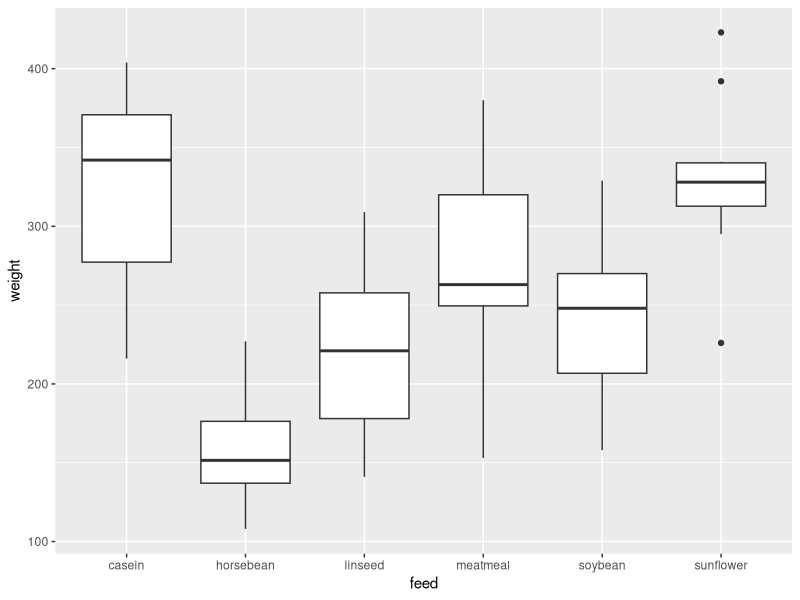
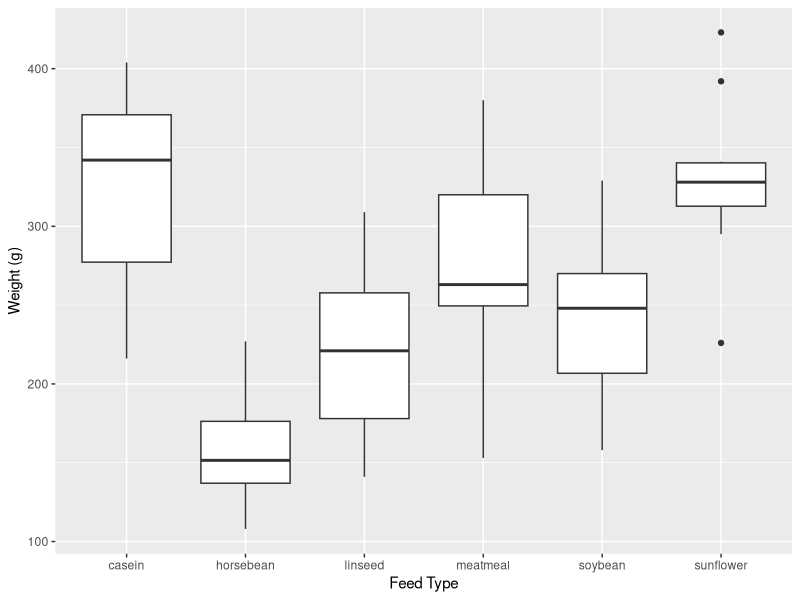
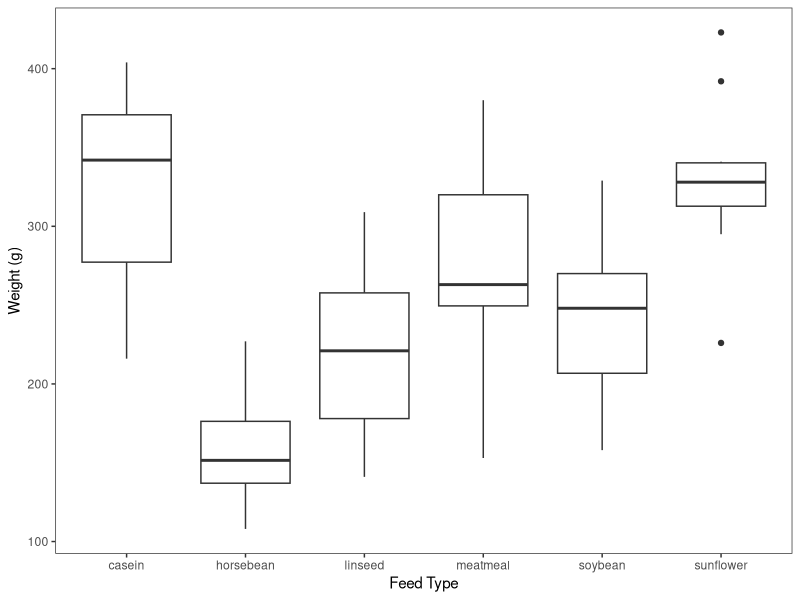
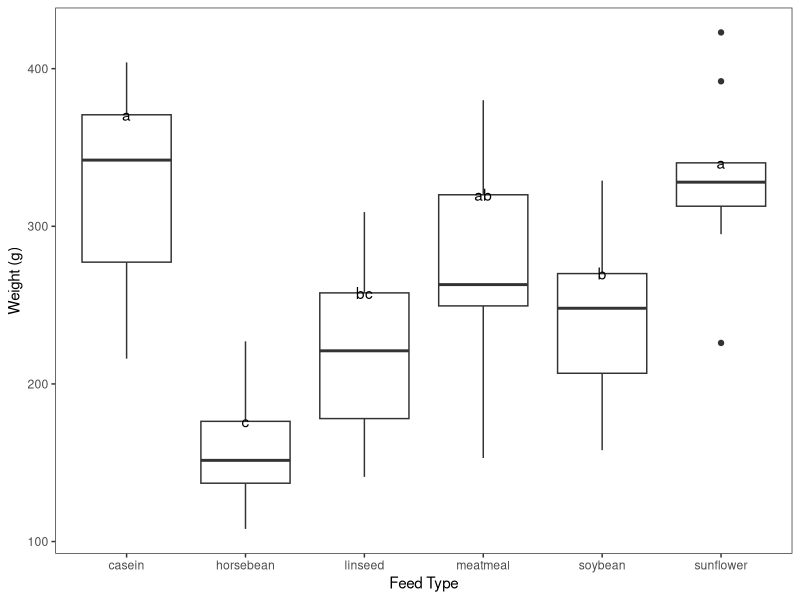
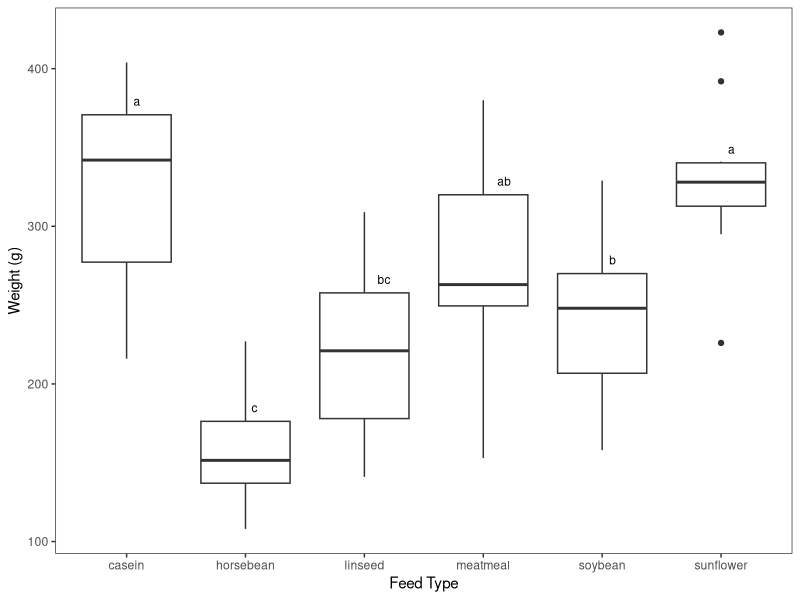
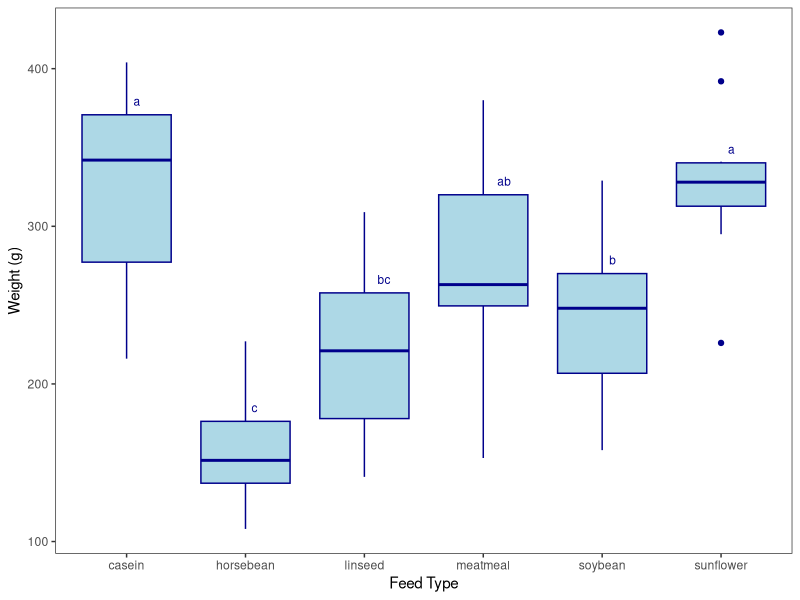
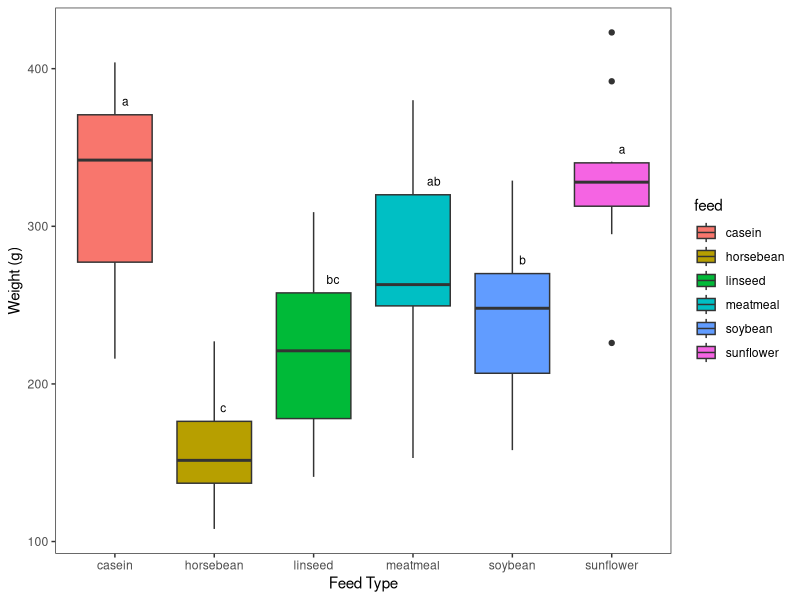
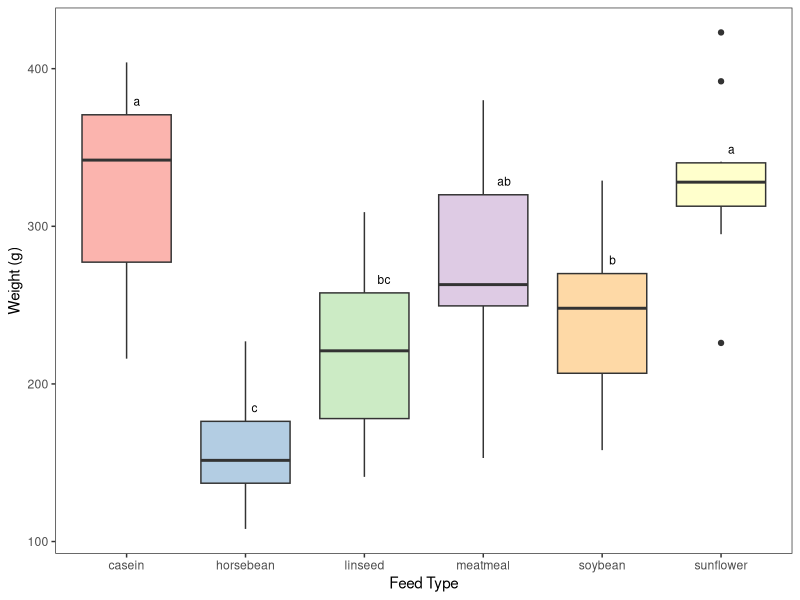

Here is the R script that generated these plots, in order:
#-------------------------#
#Librariwa needed
library(datasets)
library(ggplot2)
library(multcompView)
library(dplyr)
#-------------------------#
str(chickwts)
chickwts
## analysis of variance
anova <- aov(weight ~ feed, data = chickwts)
summary(anova)
## Tukey's test
tukey <- TukeyHSD(anova)
print(tukey)
## plot compact letter display
cld <- multcompLetters4(anova, tukey)
print(cld)
#-------------------------#
#Creating tables with letters
# table with factors and 3rd quantile
Tk <- group_by(chickwts, feed) %>%
  summarise(mean=mean(weight), quant = quantile(weight, probs = 0.75)) %>%
  arrange(desc(mean))

# extracting the compact letter display and adding to the Tk table
cld <- as.data.frame.list(cld$feed)
Tk$cld <- cld$Letters

print(Tk)
#Basic boxplot
ggplot(chickwts, aes(feed, weight)) + 
  geom_boxplot()
# Coustomize x and y titles
ggplot(chickwts, aes(feed, weight)) + 
  geom_boxplot() +
  labs(x="Feed Type", y="Weight (g)")
#Coustomize overall visulization
# boxplot
ggplot(chickwts, aes(feed, weight)) + 
  geom_boxplot() +
  labs(x="Feed Type", y="Weight (g)") +
  theme_bw() + 
  theme(panel.grid.major = element_blank(), panel.grid.minor = element_blank())
# adding compact letter display from tukeys Test
ggplot(chickwts, aes(feed, weight)) + 
  geom_boxplot() +
  labs(x="Feed Type", y="Weight (g)") +
  theme_bw() + 
  theme(panel.grid.major = element_blank(), panel.grid.minor = element_blank()) +
  geom_text(data = Tk, aes(x = feed, y = quant, label = cld))
#adjust letter so that we can easily view perfect
ggplot(chickwts, aes(feed, weight)) + 
  geom_boxplot() +
  labs(x="Feed Type", y="Weight (g)") +
  theme_bw() + 
  theme(panel.grid.major = element_blank(), panel.grid.minor = element_blank()) +
  geom_text(data = Tk, aes(x = feed, y = quant, label = cld), size = 3, vjust=-1, hjust =-1)
# adding colors to box plots
ggplot(chickwts, aes(feed, weight)) + 
  geom_boxplot(fill = "lightblue", color = "darkblue") +
  labs(x="Feed Type", y="Weight (g)") +
  theme_bw() + 
  theme(panel.grid.major = element_blank(), panel.grid.minor = element_blank()) +
  geom_text(data = Tk, aes(x = feed, y = quant, label = cld), size = 3, vjust=-1, hjust =-1, color = "darkblue")
# colored according to the feed type or factors
ggplot(chickwts, aes(feed, weight)) + 
  geom_boxplot(aes(fill = feed)) +
  labs(x="Feed Type", y="Weight (g)") +
  theme_bw() + 
  theme(panel.grid.major = element_blank(), panel.grid.minor = element_blank()) +
  geom_text(data = Tk, aes(x = feed, y = quant, label = cld), size = 3, vjust=-1, hjust =-1)
# hidden legend
ggplot(chickwts, aes(feed, weight)) + 
  geom_boxplot(aes(fill = feed), show.legend = FALSE) +
  labs(x="Feed Type", y="Weight (g)") +
  theme_bw() + 
  theme(panel.grid.major = element_blank(), panel.grid.minor = element_blank()) +
  geom_text(data = Tk, aes(x = feed, y = quant, label = cld), size = 3, vjust=-1, hjust =-1) +
  scale_fill_brewer(palette = "Pastel1")
# colored accorfing to median
